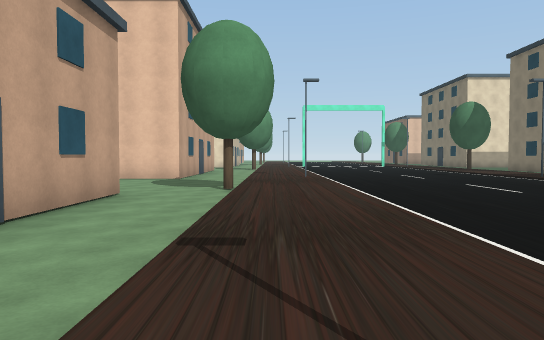
View 1 (above)

24 first-person views from a walk through a 3-D level made in the Unity game engine. The camera is 1.2 m above the floor, tilts 2° down and sees 70° across. The floor is counted in squares, 2 m on a side. Each view is taken from the middle of a square. On the plan, view 1 faces up. The plan holds only what a view shows up to about 11 squares ahead; the rest is blank. The place goes on beyond the plan. The player is left out.

View 2
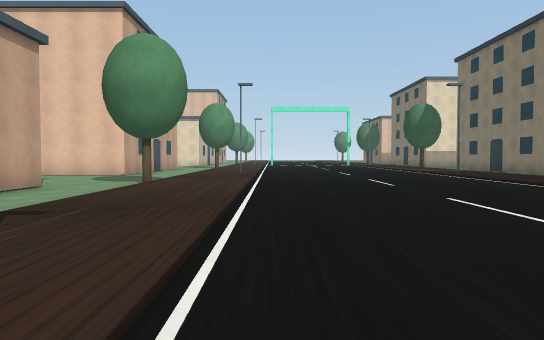

View 3
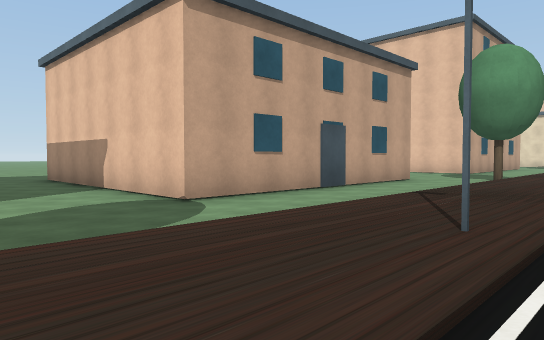

View 4
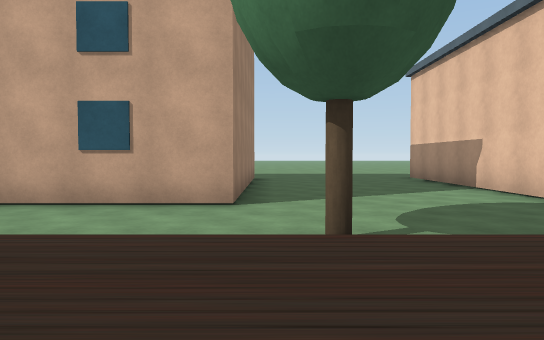

View 5
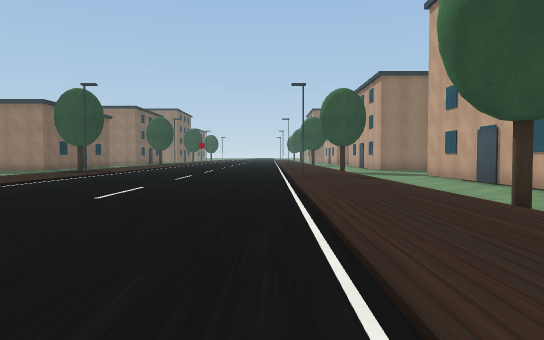

View 6
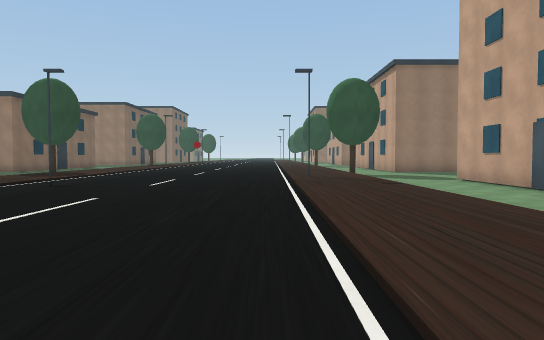

View 7
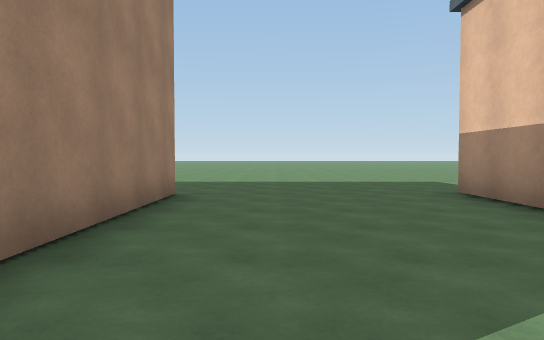

View 8
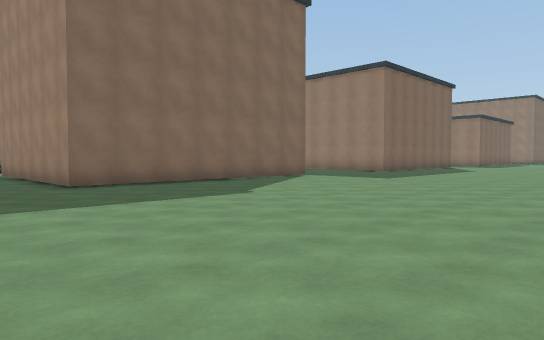

View 9
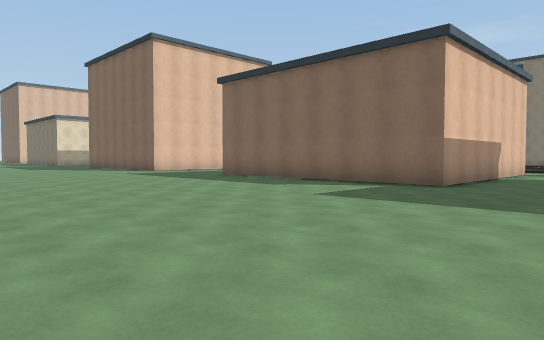

View 10
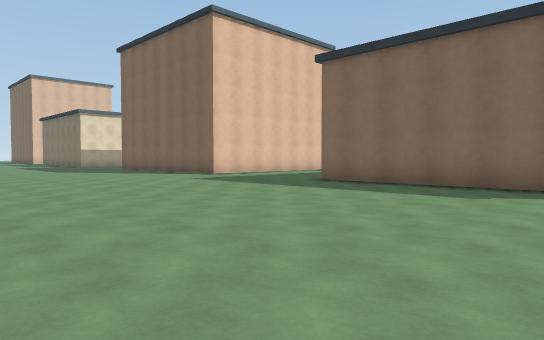

View 11
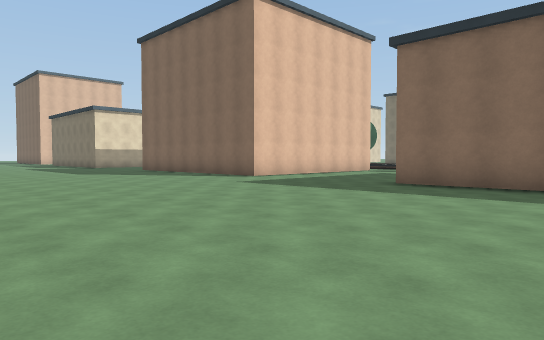

View 12
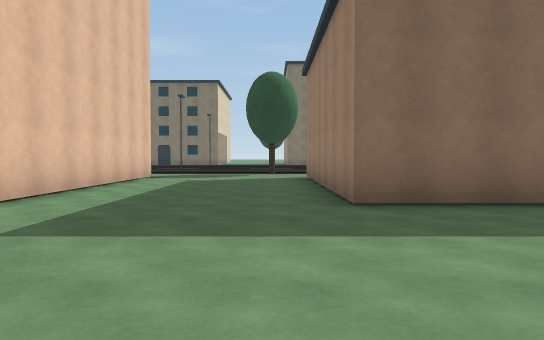

View 13
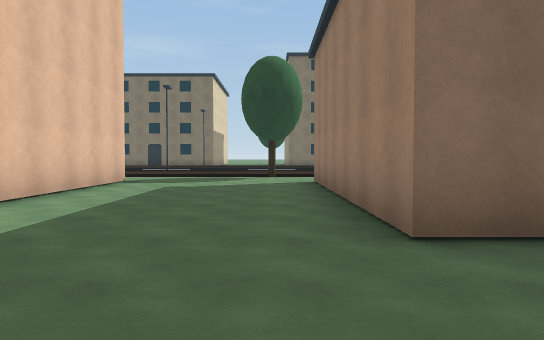

View 14
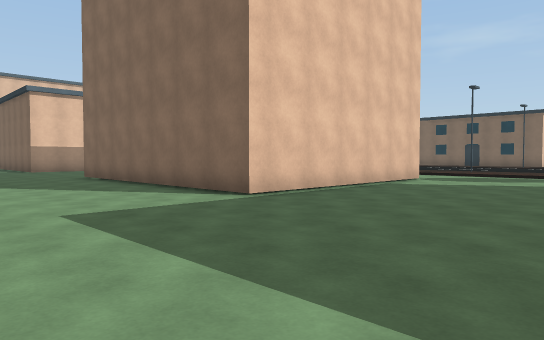

View 15
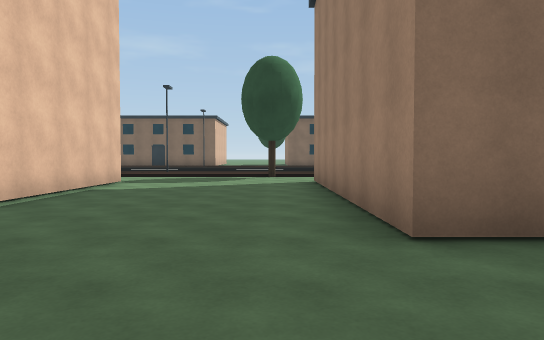

View 16
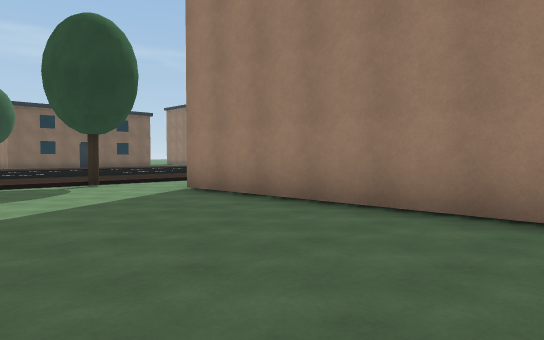

View 17
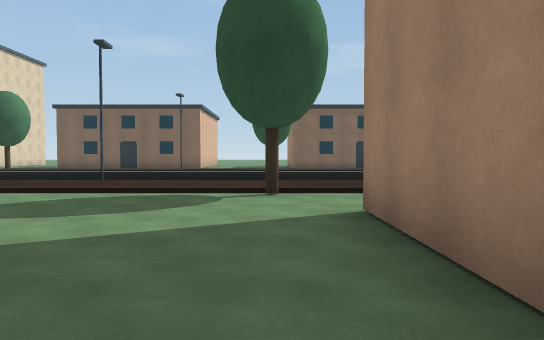

View 18
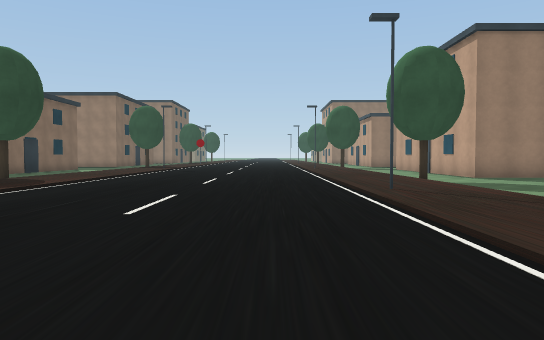

View 19
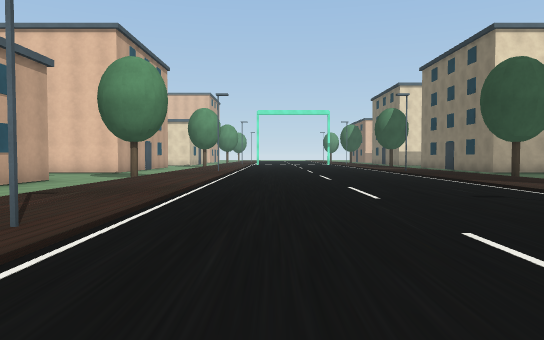

View 20
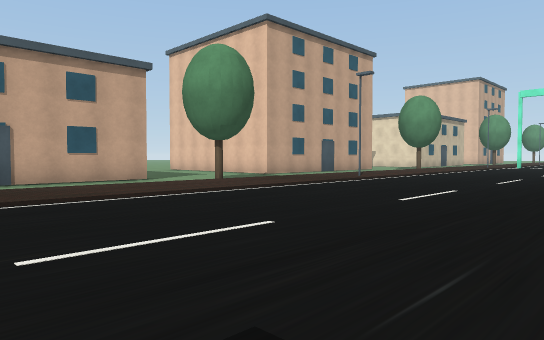

View 21
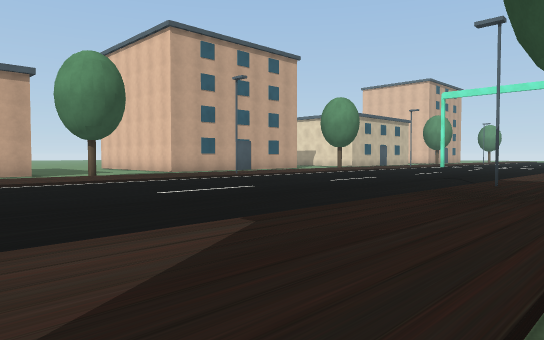

View 22
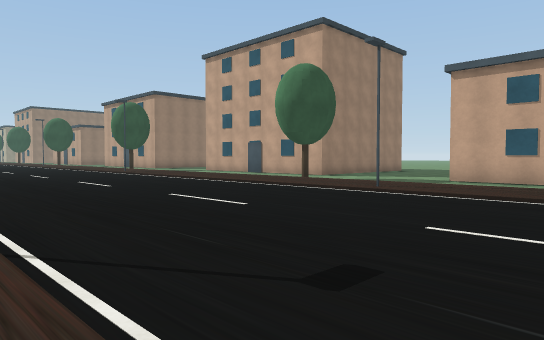

View 23
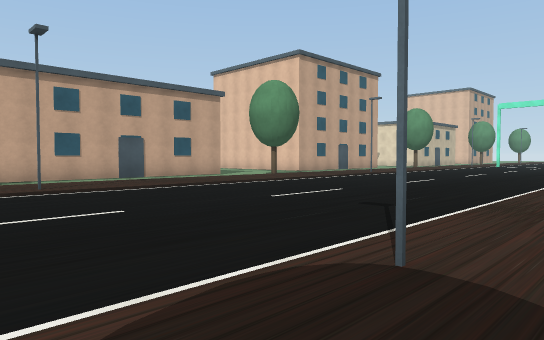

View 24
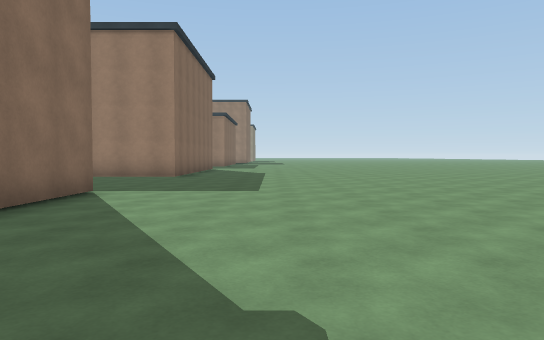

### Floor plan
Key: @ floor where view 1 was taken; # wall or solid block; . main floor; : floor 0.25 m higher than the main floor; O other object.
Columns run from 17 left of view 1 to 10 right of it. Each row starts with its distance up from view 1.
 14   ...                :::::
 13   ....              ::::::
 12   ..... #######.. #::::::#:
 11  ................::::::::::
 10  ................::::::::::
  9  ................::::::::::
  8  ...............O::::::::::O
  7  .......#######..::::::::::.
  6 ........#     #..::::::::::.
  5 ........#     #..::::::::::.
  4 ........#     #..::::::::::.
  3 ........#     #..:::::::::
  2 ........#     #..:::::::::
  1 ........#     #..::::::::::
  0 ........#######..@#::::::#:
 -1 .................::::::::::
 -2 .................::::::::::
 -3 .................::::::::
 -4 ................O::::::::
 -5 ........#######..:::::::
 -6  .......#     #..::::::::
 -7  .......#     #..:::::::::
 -8  .......#     #..:::::::::
 -9  .......#     #..::::::::::
-10  .......#     #..::::::::::
-11  .......#######..:#::::::#:
-12 .................::::::::::
-13 .................::::::::::
-14 .................::::::::::
-15 ................O::::::::::O
-16 ........#######..::::::::::

Positions as (right, up) in squares from view 1, and headings:
1: (0, 0), facing up
2: (2, -1), facing up
3: (2, -3), facing up-left
4: (2, -4), facing left
5: (2, 1), facing down
6: (2, -1), facing down
7: (-3, -3), facing left
8: (-17, -2), facing down-right
9: (-17, -3), facing up-right
10: (-17, 1), facing up-right
11: (-17, 3), facing up-right
12: (-14, 8), facing right
13: (-12, 8), facing right
14: (-13, -16), facing up-right
15: (-12, -15), facing right
16: (-9, -12), facing down-right
17: (-7, -15), facing right
18: (3, -5), facing down
19: (3, -3), facing up
20: (7, 2), facing up-left
21: (10, 4), facing up-left
22: (8, 4), facing down-left
23: (9, -2), facing up-left
24: (-12, -5), facing down
